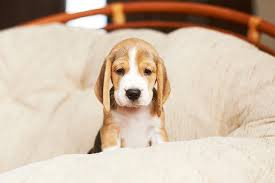
#> input picture puppy1.png, 275 x 183 px
$ python opencv9.py
#> lines starting #> are read from the running program, lines starting #| are printed output that depends on the picture; after the words box and inside, x2 and y2 are one past the last pixel; in counts of white or black regions, pixels touching at a corner belong together; long printed decimals are rounded
import cv2

image = cv2.imread("puppy1.png")
#> image is the input picture: shape (183, 275, 3); mean B, G, R 169.7, 189.3, 209.6
image_gray = cv2.cvtColor(image, cv2.COLOR_BGR2GRAY)
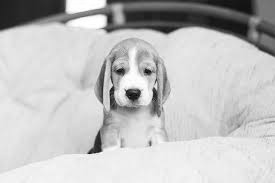
#> image_gray: shape (183, 275); min 5, max 255, mean 193.1

ret, thresh = cv2.threshold(image_gray, 230, 255, 0)
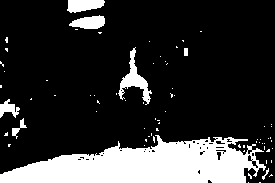
#> thresh: shape (183, 275); 19.7% white; 73 white regions (65 under 20 px), largest, box (x1, y1, x2, y2) and area: (0, 135, 266, 183) 8024, (118, 47, 152, 105) 579, (67, 0, 105, 13) 373
thresh = cv2.bitwise_not(thresh)
#> thresh: shape (183, 275); 80.3% white; 73 black regions (65 under 20 px)
cv2.imshow("Image", thresh)
cv2.waitKey(0)

contours, hierarchy = cv2.findContours(thresh, cv2.RETR_TREE, cv2.CHAIN_APPROX_SIMPLE)
#> contours = 115 contours, 105 with area under 20; largest, box (x1, y1, x2, y2) and area: (0, 0, 275, 183) 40952, (117, 47, 153, 105) 663, (68, 14, 106, 30) 392, (11, 127, 21, 137) 62, (19, 117, 28, 129) 56
image = cv2.drawContours(image, contours, -1, (0, 0, 255), 4)
cv2.imshow("Image", image)
cv2.waitKey(0)

contours = contours[2]
#> contours = [[86, 159], [88, 159]]
x, y, w, h = cv2.boundingRect(contours)
#> x = 86; y = 159; w = 3; h = 1
image = cv2.rectangle(image, (x, y), (x + w, y + h), (255, 0, 0), 10)
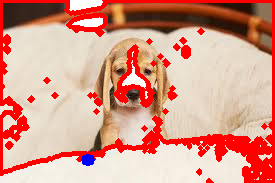
#> image: shape (183, 275, 3); mean B, G, R 139.1, 155.3, 215.7
cv2.imshow("Image", image)
cv2.waitKey(0)


image = cv2.imread("puppy1.png")
image_gray = cv2.cvtColor(image, cv2.COLOR_BGR2GRAY)
ret, thresh = cv2.threshold(image_gray, 230, 255, 0)
thresh = cv2.bitwise_not(thresh)
contours, hierarchy = cv2.findContours(thresh, cv2.RETR_TREE, cv2.CHAIN_APPROX_SIMPLE)
#> contours = 115 contours, 105 with area under 20; largest, box (x1, y1, x2, y2) and area: (0, 0, 275, 183) 40952, (117, 47, 153, 105) 663, (68, 14, 106, 30) 392, (11, 127, 21, 137) 62, (19, 117, 28, 129) 56
image = cv2.drawContours(image, contours, -1, (0, 0, 255), 4)

contours = contours[2]
#> contours = [[86, 159], [88, 159]]
hull = cv2.convexHull(contours)
#> hull = [[88, 159], [86, 159]]
image = cv2.drawContours(image, [hull], -1, (255, 0, 0), 4)
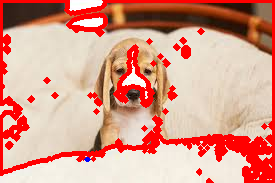
#> image: shape (183, 275, 3); mean B, G, R 138.8, 155.6, 216.2
cv2.imshow("Image", image)
cv2.waitKey(0)


image = cv2.imread("puppy1.png")
image_gray = cv2.cvtColor(image, cv2.COLOR_BGR2GRAY)
ret, thresh = cv2.threshold(image_gray, 230, 255, 0)
thresh = cv2.bitwise_not(thresh)
contours, hierarchy = cv2.findContours(thresh, cv2.RETR_TREE, cv2.CHAIN_APPROX_SIMPLE)
#> contours = 115 contours, 105 with area under 20; largest, box (x1, y1, x2, y2) and area: (0, 0, 275, 183) 40952, (117, 47, 153, 105) 663, (68, 14, 106, 30) 392, (11, 127, 21, 137) 62, (19, 117, 28, 129) 56
image = cv2.drawContours(image, contours, -1, (0, 0, 255), 4)

contour = contours[2]
#> contour = [[86, 159], [88, 159]]
epsilon = 0.01 * cv2.arcLength(contour, True)
#> epsilon = 0.04
approx = cv2.approxPolyDP(contour, epsilon, True)
#> approx = [[86, 159], [88, 159]]
image = cv2.drawContours(image, [approx], -1, (0, 255, 0), 4)
#> image: shape (183, 275, 3); mean B, G, R 138.7, 155.7, 216.2
cv2.imshow("Image", image)
cv2.waitKey(0)


image = cv2.imread("puppy1.png")
image_gray = cv2.cvtColor(image, cv2.COLOR_BGR2GRAY)
ret, thresh = cv2.threshold(image_gray, 230, 255, 0)
thresh = cv2.bitwise_not(thresh)
contours, hierarchy = cv2.findContours(thresh, cv2.RETR_TREE, cv2.CHAIN_APPROX_SIMPLE)
image = cv2.drawContours(image, contours, -1, (0, 0, 255), 4)

contour = contours[2]
area = cv2.contourArea(contour)
#> area = 0
print(area)
#| 0.0
length = cv2.arcLength(contour, True)
#> length = 4
print(length)
#| 4.0
M = cv2.moments(contour)
#> M = moments, m00 0
print(M)
#> (printed output is left out)
